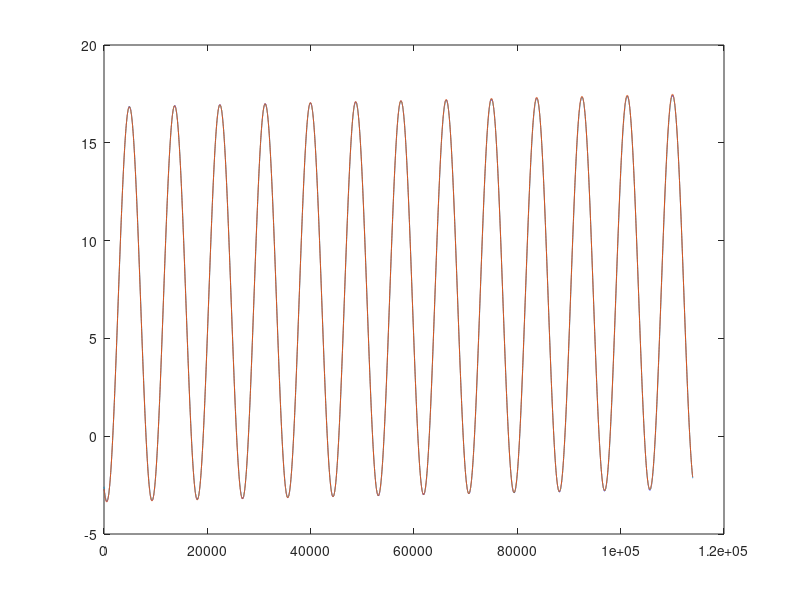

Here is the MATLAB script that generated this plot:
clear all; close all;

load('STHLMARN2021')

N = length(Td);

t = (1:N)';

omega = (2*pi)/(365 * 24);

A = [ones(N, 1), t, sin(omega * t), cos(omega * t)];
b  = Td;

c = A\b;

c1 = c(1); % Medellinje/medelvärde
c2 = c(2); % Koefficient för sin(omega*ts)
A0 = c(3); %* cos(omega * ts);
A1 = c(4); %* sin(omega * ts);

Tt = @(x) c(1) + c(2) * x + c(3) * sin(omega * x) + c(4) * cos(omega * x);

figure;

% Uppgift b)
plot(t, Tt(t));
hold on;
c3 = sqrt(A0^2 + A1^2);

fi = atan2(-A1, A0);

ts = fi / omega

ts_dagar = ts / 24


% Uppgift c)
Tmod = Tt(t);

residualen = abs(Td - Tmod);
residualens_norm = norm(residualen, 2)

% Uppgift d)
% Ja, det är en vag ökning över tid.


% Uppgift e)
dygnsmedelstemperatur = [];
for i = 1:((length(Td)/24)-1)
    dygnsmedelstemperatur = [dygnsmedelstemperatur, mean(Td((i*24):((i+1)*24)))];
end

dygnsmedelstemperatur = dygnsmedelstemperatur';

omega2 = (2*pi)/365;

t2 = (1:(length(dygnsmedelstemperatur)))';

A2 = [ones(length(dygnsmedelstemperatur), 1), t2, sin(omega2 * t2), cos(omega2 * t2)];
b2 = dygnsmedelstemperatur;

c_2 = A2\b2

c_21 = c_2(1); % Medellinje/medelvärde
c_22 = c_2(2); % Koefficient för sin(omega*ts)
A_0 = c_2(3); %* cos(omega * ts);
A_1 = c_2(4); %* sin(omega * ts);

Tt2 = @(x) c_21 + c_22 * x + A_0 * sin(omega2 * x) + A_1 * cos(omega2 * x);

plot(t2*24, Tt2(t2))
hold off;

% Det är tillochmed delbart
% 113952 | 24

% Residualsberäkning 2e)
Tmod2 = Tt2(t2);

residualen2 = abs(dygnsmedelstemperatur - Tmod2);
residualens_norm2 = norm(residualen2, 2) % Blev lång, större fel